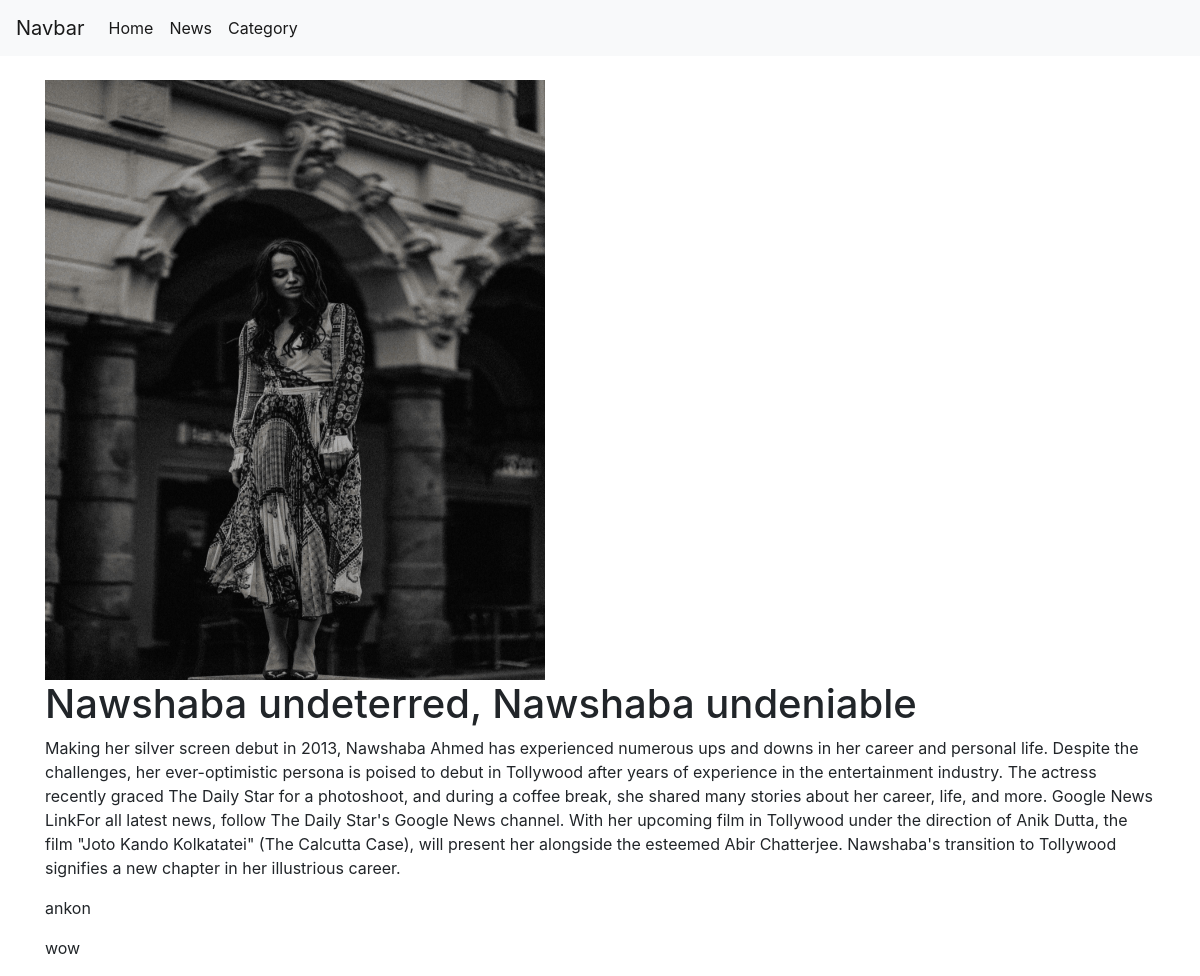
The page /singleview/3 on the database its author committed.
### news/models.py (models this page shows, shortened)
class News(models.Model):
    title = models.CharField(max_length=500)
    description = models.TextField()
    comment = models.ManyToManyField(Comment,null=True,blank=True)
    category = models.ForeignKey(Category,on_delete=models.CASCADE)
    keyword = models.ManyToManyField(Keyword)
    image = models.ImageField(upload_to="blog_image")

class Comment(models.Model):
    user_name = models.CharField(max_length=20)
    comment = models.TextField(blank=True,null=True)

### news/views.py (the view)
# urls.py: path('singleview/<int:pk>',singleview, name='singleview'),
def singleview(request,pk):
    news = News.objects.get(id = pk)
    context = {
        "news" : news,
    }
    return render(request,'news/singleview.html',context)

### news/templates/news/singleview.html (shortened to what this page needs)
{% extends "base.html" %}
{% load static %}
{% block content %}
<nav class="navbar navbar-expand-lg navbar-light bg-light mb-4">
    <a class="navbar-brand" href="#">Navbar</a>
    <div class="collapse navbar-collapse" id="navbarNav">
        <ul class="navbar-nav">
            <li class="nav-item active">
                <a class="nav-link" href="{% url 'first' %}">Home</span></a>
            </li>
            <li class="nav-item active">
                <a class="nav-link" href="{{navelement.link}}">News</span></a>
            </li>
            <li class="nav-item active">
                <a class="nav-link" href="{{navelement.link}}">Category</span></a>
            </li>
        </ul>
    </div>
</nav>
<div class="container">
     <img src="{{ news.image.url }}" alt="" style="width:500px;height:600px;">
        <h1>{{news.title}}</h1>
        <p>{{news.description}}</p>
        {% for comment in news.comment.all  %}
        <div>
          <p>{{ comment.user_name }}</p>
          <p>{{ comment.comment }}</p>
        </div>
        {% endfor %}
</div>
{% endblock content %}

### rows shown on the page
News: image (picture), title "Nawshaba undeterred, Nawshaba undeniable", description "Making her silver screen debut in 2013, Nawshaba Ahmed has experienced numerous ups and downs in her career and personal life. Despite the challenges, her ever-optimistic persona is poised to debut in Tollywood after years of experience in the entertainment industry. The actress recently graced The Daily Star for a photoshoot, and during a coffee break, she shared many stories about her career, life, and more. Google News LinkFor all latest news, follow The Daily Star's Google News channel. With her upcoming film in Tollywood under the direction of Anik Dutta, the film \"Joto Kando Kolkatatei\" (The Calcutta Case), will present her alongside the esteemed Abir Chatterjee. Nawshaba's transition…"
Comment: user_name "ankon", comment "wow"
